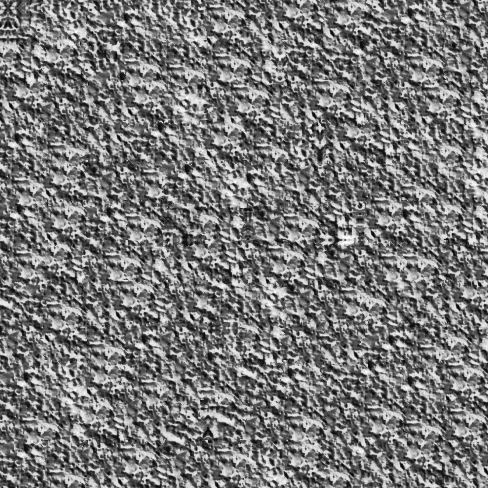
%> input picture srcImg/2.bmp, 488 x 488 px; its folder holds 2 pictures in this run
$ octave main.m   (GNU Octave 9; MATLAB toolbox functions it lacks are replaced by stand-ins)
%> lines starting %> are read from the running program, lines starting %| are printed output that depends on the picture
### main_recover.m
% ========================================================================
% USAGE: [position, kw, kh, pd] = main_recover(filename, imgnum)
% Recover Source Image
%
% Inputs
%       filename     -filename of the image
%       imgnum       -image No
%
% Outputs
%       position       -positions of source patches
%       kw           -width of kernel
%       kh           -height of kernel
%       pd           -depth of patch
%
% Hang Zhou, November 21, 2015
% ========================================================================

function [position, kw, kh, pd] = main_recover(filename, imgnum)
%> called with filename = '2.bmp', imgnum = 2

%% Read synthetic image S
origimg = imread(fullfile('srcImg', filename));
%> origimg is the input picture: size 488x488 uint8; min 0, max 255, mean 121.1
[tw, th] = size(origimg);
%> tw = 488; th = 488

%% Read source image A (to be compared with recovered A')
orig_img = imread(fullfile('origImg', filename));

%% find matched K_w, K_h and P_d
for ij = 1:4
    if(ij==1)
        pd = 8; kh = 32; kw = 32;
    elseif(ij==2)
        pd = 4; kh = 18; kw = 18;
    elseif(ij==3)
        pd = 12; kh = 16; kw = 16;
    elseif(ij==4)
        pd = 16; kh = 43; kw = 43;
    end

    ph = kh + 2*pd; pw = kw + 2*pd;
    tpw = floor((tw-pw)/(pw-pd) + 1);
    tph = floor((th-ph)/(ph-pd) + 1);
    tpn = tpw*tph; %index table number

    %acquire candidate patches
    tpnindx = 1;
    for i = 1:tph
        for j = 1:tpw
            candipatch{tpnindx, 1} = origimg((i-1)*(ph-pd)+1:i*(ph-pd)+pd, (j-1)*(pw-pd)+1:j*(pw-pd)+pd);
            candipatch{tpnindx, 2} = 0; %tag showing whether the patch is padded
            tpnindx = tpnindx + 1;
        end
    end

    %sort value and find appropriate positions
    sumnum = issrc(candipatch, pd, tpn);

    [~, position] = find(sumnum==max(max(sumnum)));
    for i = 1:8
        sumnum(i, position) = -1;
    end
    v_max(ij) = max(max(sumnum))/((pd*(ph-pd))^2);
end
%> this loop made 4 passes
%> position on passes 1 to 4: 1, 50, 80, 46
%> after the loop, candipatch = 968 items; kh = 43; kw = 43; pd = 16; v_max = [0.245 0.0201 0.00795 0.000642]

ij = find(v_max==max(v_max));
%> ij = 1

fid0 = fopen(fullfile('data', 'size.txt'), 'a');
fprintf(fid0, 'size: %d\r\n', ij);
fclose(fid0);

if(ij==1)
    pd = 8; kh = 32; kw = 32;
elseif(ij==2)
    pd = 4; kh = 18; kw = 18;
elseif(ij==3)
    pd = 12; kh = 16; kw = 16;
elseif(ij==4)
    pd = 16; kh = 43; kw = 43;
end

nh = 4; nw = 4;
sh = nh*kh; sw = nw*kw;
ph = kh + 2*pd; pw = kw + 2*pd;
tpw = floor((tw-pw)/(pw-pd) + 1);
%> tpw = 12
tph = floor((th-ph)/(ph-pd) + 1);
%> tph = 12
tpn = tpw*tph;%index table number
%> tpn = 144

%% Obtain candidate patches
tpnindx = 1;
for i = 1:tph
    for j = 1:tpw
        candipatch{tpnindx, 1} = origimg((i-1)*(ph-pd)+1:i*(ph-pd)+pd, (j-1)*(pw-pd)+1:j*(pw-pd)+pd);
        candipatch{tpnindx, 2} = 0; %tag showing whether the patch is padded
        tpnindx = tpnindx + 1;
    end
end
%> after the loop, tpnindx = 145

%% Sort values and find appropriate positions
sumnum = issrc(candipatch, pd, tpn);

[~, position] = find(sumnum==max(max(sumnum)));
%> position = 1
for i = 1:8
    sumnum(i, position) = -1;
end

%% Find appropriate position
candipatch{1, 2} = -1;
for i = 1:8
    [~, valsort{i, 1}] = sort(sumnum(i, :), 'descend');
    if(i<=4 && i~=2)
        sumnum(:, valsort{i, 1}(1)) = -1;
        position = [position valsort{i, 1}(1)];
    end
    if(i~=2)
        candipatch{valsort{i, 1}(1), 2} = -1;
    end
end
%> this loop made 8 passes
%> position on passes 1, 3, 4: [1 65], [1 65 44], [1 65 44 69]
%> after the loop, valsort = 8 items

%% Recover source image A'
spn = nh*nw;
srcimg = 0 - ones(nh*kh, nw*kw);

%pad 4 corners
srcimg(nh*kh-(ph-pd)+1:nh*kh, 1:kw+pd) ...
    = double(candipatch{valsort{1, 1}(1), 1}(1:ph-pd, pd+1:pw));%left bottom
srcimg(1:kh+pd, 1:kw+pd) ...
    = double(candipatch{1, 1}(pd+1:ph, pd+1:pw));%left upper
srcimg(1:kh+pd, nw*kw-(pw-pd)+1:nw*kw) ...
    = double(candipatch{valsort{3, 1}(1), 1}(pd+1:ph, 1:pw-pd));%right upper
srcimg(nh*kh-(ph-pd)+1:nh*kh, nw*kw-(pw-pd)+1:nw*kw) ...
    = double(candipatch{valsort{4, 1}(1), 1}(1:ph-pd, 1:pw-pd));%right down

%pad 4 sides
for i = 1:nh-2
    sp = genepatch(srcimg, pd, sh, sw, spn, nw, kh, kw);
    [srcimg, clrposi] = sidenum(srcimg, sp{nw*(i-1)+1, 1}, candipatch, valsort, nh-2, 5, pd, ph, pw, kh, kw, i+1);
    position = [position, clrposi]; candipatch{clrposi, 2} = -1;
    sp = genepatch(srcimg, pd, sh, sw, spn, nw, kh, kw);
    [srcimg, clrposi] = sidenum(srcimg, sp{nw*i, 1}, candipatch, valsort, nh-2, 7, pd, ph, pw, kh, kw, i+1);
    position = [position, clrposi]; candipatch{clrposi, 2} = -1;
end
%> this loop made 2 passes
%> position on passes 1 to 2: [1 65 44 69 126 29], [1 65 44 69 126 29 67 19]

for j = 1:nw-2
    sp = genepatch(srcimg, pd, sh, sw, spn, nw, kh, kw);
    [srcimg, clrposi] = sidenum(srcimg, sp{j, 1}, candipatch, valsort, nh-2, 6, pd, ph, pw, kh, kw, j+1);
    position = [position, clrposi]; candipatch{clrposi, 2} = -1;
    sp = genepatch(srcimg, pd, sh, sw, spn, nw, kh, kw);
    [srcimg, clrposi] = sidenum(srcimg, sp{(nh-1)*nw+j, 1}, candipatch, valsort, nh-2, 8, pd, ph, pw, kh, kw, j+1);
    position = [position, clrposi]; candipatch{clrposi, 2} = -1;
end
%> this loop made 2 passes
%> position on passes 1 to 2: [1 65 44 69 126 29 67 19 15 39], [1 65 44 69 126 29 67 19 15 39 102 98]
%> pass 1, in genepatch (call 6), `fliplr_img = fliplr(srcimg);`:
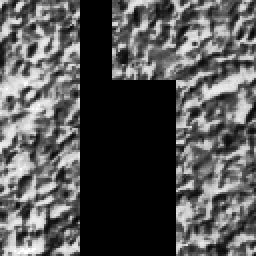
%> fliplr_img: size 128x128 double (shown 2 times larger); min -1, max 255, mean 84.5; mean of the top-left, top-right, bottom-left and bottom-right quarters 89.3, 100.9, 79.1, 68.6; drawn with min black and max white

%pad middle patches
sp = genepatch(srcimg, pd, sh, sw, spn, nw, kh, kw);
%> in genepatch (call 9), `flipud_img = flipud(srcimg);`:
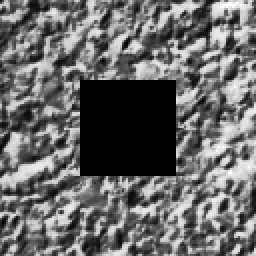
%> flipud_img: size 128x128 double (shown 2 times larger); min -1, max 255, mean 104.4; mean of the top-left, top-right, bottom-left and bottom-right quarters 97.8, 109.3, 100.9, 109.4; drawn with min black and max white
%> in genepatch (call 9), `tlcorn_img = rot90(srcimg(1:pd, 1:pd),2);`: tlcorn_img = [99 76 83 90 107 109 179 115; 92 75 75 75 55 56 116 95; 190 148 108 60 37 35 76 123; 212 212 192 84 31 28 54 140; 211 221 211 141 68 43 60 95; 194 203 179 160 76 29 35 76; 91 163 103 148 125 55 28 49; 75 160 183 211 211 149 76 48]
%> in genepatch (call 9), `trcorn_img = rot90(srcimg(1:pd, sw-pd+1:sw),2);`: trcorn_img = [69 49 61 76 116 76 70 76; 44 34 71 103 140 96 75 76; 65 21 43 86 109 89 92 141; 103 21 29 53 87 76 75 160; 203 29 21 43 69 61 31 76; 222 84 34 60 60 44 21 28; 227 189 111 137 90 75 28 21; 209 200 197 189 125 92 56 29]
%> in genepatch (call 9), `llcorn_img = rot90(srcimg(sh-pd+1:sh, 1:pd),2);`: llcorn_img = [87 92 86 140 187 169 71 21; 108 98 86 163 192 200 140 70; 75 71 61 183 203 205 190 203; 61 62 69 169 189 108 107 209; 61 60 75 149 133 61 49 140; 78 44 61 109 96 44 27 48; 160 87 83 76 87 71 37 28; 200 183 194 133 115 123 103 76]
%> in genepatch (call 9), `lrcorn_img = rot90(srcimg(sh-pd+1:sh, sw-pd+1:sw),2);`: lrcorn_img = [70 160 222 203 149 148 209 227; 55 78 190 212 115 133 211 231; 84 83 189 222 212 227 231 255; 72 160 211 221 222 231 234 231; 43 99 160 190 205 231 227 231; 35 88 99 140 192 212 212 205; 37 72 107 123 183 209 212 205; 87 69 99 148 187 211 212 212]
%> in genepatch (call 9), `exp_img(pd+1: pd+sh, 1:pd) = fliplr_img(1:sh, sw-pd+1:sw);`: exp_img: size 136x136 double; min -1, max 255, mean 98.5
%> in genepatch (call 9), `exp_img(1:pd, pd+1: pd+sw) = flipud_img(sh-pd+1:sh, 1:sw);`: exp_img: size 136x144 double; min -1, max 255, mean 105.8
%> in genepatch (call 9), `exp_img(1:pd, 1:pd) = tlcorn_img;`: exp_img: size 144x144 double; min -1, max 255, mean 106.4
%> in genepatch (call 9), `exp_img(1:pd, pd+sw+1:pd*2+sw) = trcorn_img;`: exp_img: size 144x144 double; min -1, max 255, mean 106.6
%> in genepatch (call 9), `exp_img(pd+sh+1:pd*2+sh, 1:pd) = llcorn_img;`: exp_img: size 144x144 double; min -1, max 255, mean 107
%> in genepatch (call 9), `exp_img(pd+sh+1:pd*2+sh, sw+pd+1:sw+2*pd) = lrcorn_img;`:
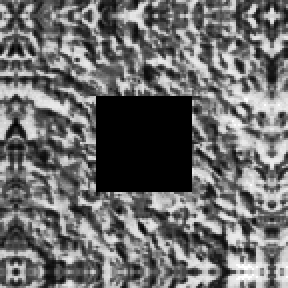
%> exp_img: size 144x144 double (shown 2 times larger); min -1, max 255, mean 107.5; drawn with min black and max white
%> after the loop in genepatch (call 9), `for i = 1:spn`: sp = 16 items
padposi = 6;
indx = getcandidate(sp{padposi, 1}, candipatch, tpn);
%> in getcandidate, `[h, w] = size(srcimg);`: h = 48
%> in getcandidate, `[~, posi] = sort(num, 'descend');`:
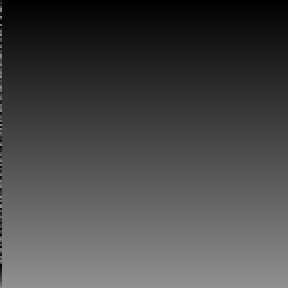
%> posi: size 144x144 double (shown 2 times larger); min 1, max 144, mean 72.5
%> in getcandidate, `indx = posi(1);`: indx = 21
%> indx = 21
position = [position, indx];
%> position = [1 65 44 69 126 29 67 19 15 39 102 98 21]
srcimg(1*kh+1:2*kh+pd, 1*kw+1:2*kw+pd) = double(candipatch{indx, 1}(pd+1:ph, pd+1:pw));
%> srcimg: size 128x128 double; min -1, max 255, mean 111.8
candipatch{indx, 2} = -1;

sp = genepatch(srcimg, pd, sh, sw, spn, nw, kh, kw);
%> in genepatch (call 10), `exp_img(pd+1: pd+sh, 1:pd) = fliplr_img(1:sh, sw-pd+1:sw);`: exp_img: size 136x136 double; min -1, max 255, mean 105.1
%> in genepatch (call 10), `exp_img(1:pd, pd+1: pd+sw) = flipud_img(sh-pd+1:sh, 1:sw);`: exp_img: size 136x144 double; min -1, max 255, mean 112
%> in genepatch (call 10), `exp_img(1:pd, 1:pd) = tlcorn_img;`: exp_img: size 144x144 double; min -1, max 255, mean 112.2
%> in genepatch (call 10), `exp_img(1:pd, pd+sw+1:pd*2+sw) = trcorn_img;`: exp_img: size 144x144 double; min -1, max 255, mean 112.5
%> in genepatch (call 10), `exp_img(pd+sh+1:pd*2+sh, 1:pd) = llcorn_img;`: exp_img: size 144x144 double; min -1, max 255, mean 112.8
%> in genepatch (call 10), `exp_img(pd+sh+1:pd*2+sh, sw+pd+1:sw+2*pd) = lrcorn_img;`: exp_img: size 144x144 double; min -1, max 255, mean 113.4
padposi = 10;
indx = getcandidate(sp{padposi, 1}, candipatch, tpn);
%> call 2 of getcandidate, with tpn = 144
%> after the loop in getcandidate (call 2), `for i = 1:tpn`:
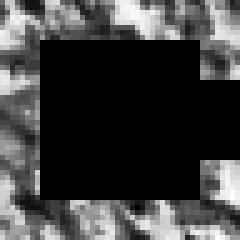
%> srcimg2: size 48x48 double (shown 5 times larger); min -1, max 234, mean 57.2; drawn with min black and max white
%> in getcandidate (call 2), `indx = posi(1);`: indx = 104
%> indx = 104
position = [position, indx];
%> position = [1 65 44 69 126 29 67 19 15 39 102 98 21 104]
srcimg(2*kh+1:3*kh, 1*kw+1:2*kw+pd) = double(candipatch{indx, 1}(pd+1:ph-pd, pd+1:pw));
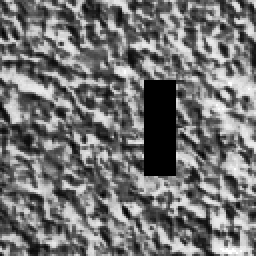
%> srcimg: size 128x128 double (shown 2 times larger); min -1, max 255, mean 114.6; drawn with min black and max white
candipatch{indx, 2} = -1;

sp = genepatch(srcimg, pd, sh, sw, spn, nw, kh, kw);
%> in genepatch (call 11), `exp_img(pd+1: pd+sh, pd+1:pd+sw) = srcimg;`:
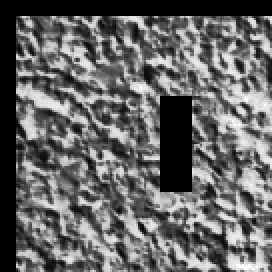
%> exp_img: size 136x136 double (shown 2 times larger); min -1, max 255, mean 101.5; drawn with min black and max white
padposi = 7;
indx = getcandidate(sp{padposi, 1}, candipatch, tpn);
%> indx = 118
position = [position, indx];
%> position = [1 65 44 69 126 29 67 19 15 39 102 98 21 104 118]
srcimg(1*kh+1:2*kh+pd, 2*kw+1:3*kw) = double(candipatch{indx, 1}(pd+1:ph, pd+1:pw-pd));
candipatch{indx, 2} = -1;

sp = genepatch(srcimg, pd, sh, sw, spn, nw, kh, kw);
padposi = 11;
indx = getcandidate(sp{padposi, 1}, candipatch, tpn);
%> indx = 128
position = [position, indx];
%> position = [1 65 44 69 126 29 67 19 15 39 102 98 21 104 118 128]
srcimg(2*kh+1:3*kh, 2*kw+1:3*kw) = double(candipatch{indx, 1}(pd+1:ph-pd, pd+1:pw-pd));
candipatch{indx, 2} = -1;

%% Verify the sameness of A and A'
[ir, ic] = size(srcimg);
%> ir = 128; ic = 128
imwrite(uint8(srcimg), fullfile('rcvImg', filename), 'bmp');

%> the run ends on the next line
mse = sum(sum((srcimg - double(orig_img)).^2))/(ir*ic);
PSNR = 10*log10(255*255/mse);
fprintf('PSNR: %d\n', PSNR);

if(PSNR~=Inf)
    fid = fopen(fullfile('data', 'error.txt'), 'a');
    fprintf(fid, 'image#: %d', imgnum);
    fprintf(fid, '  PSNR is not Inf.\r\n');
    fclose(fid);
end

end

### functions/issrc.m
function sumnum = issrc(candipatch, pd, tpnindx)
%discriminate the truth of source kernel
%and tell the rough position

[ph, pw] = size(candipatch{1, 1});

%lower left corner:1
%top left corner:2
%top right corner:3
%lower right corner:4
%left:5
%up:6
%right:7
%down:8
% xx = [1 2 3 4 5 6 7 8];
% yy = 0.6395*xx + 0.4490;

sumnum = zeros(8, tpnindx);
for i = 1:8
    for j = 1:tpnindx
        sumnum(i, j) = similnum(candipatch{j, 1}, i, pd, ph, pw);
    end
end

end


% [78 lines left out: function similnum, not called in this run]

### functions/genepatch.m
function [sp, exp_img] = genepatch(srcimg, pd, sh, sw, spn, nw, kh, kw)

fliplr_img = fliplr(srcimg);%flip left & right
flipud_img = flipud(srcimg);%flip up & down
tlcorn_img = rot90(srcimg(1:pd, 1:pd),2);%top left corner
trcorn_img = rot90(srcimg(1:pd, sw-pd+1:sw),2);%top right corner
llcorn_img = rot90(srcimg(sh-pd+1:sh, 1:pd),2);%lower left corner
lrcorn_img = rot90(srcimg(sh-pd+1:sh, sw-pd+1:sw),2);%lower right corner
exp_img(pd+1: pd+sh, pd+1:pd+sw) = srcimg;%middle
exp_img(pd+1: pd+sh, 1:pd) = fliplr_img(1:sh, sw-pd+1:sw);%left
exp_img(pd+1: pd+sh, sw+pd+1:sw+2*pd) = fliplr_img(1:sh, 1:pd);%right
exp_img(1:pd, pd+1: pd+sw) = flipud_img(sh-pd+1:sh, 1:sw);%up
exp_img(sh+pd+1:sh+2*pd, pd+1: pd+sw) = flipud_img(1:pd, 1:sw);%down
exp_img(1:pd, 1:pd) = tlcorn_img;%top left corner
exp_img(1:pd, pd+sw+1:pd*2+sw) = trcorn_img;%top right corner
exp_img(pd+sh+1:pd*2+sh, 1:pd) = llcorn_img;%lower left corner
exp_img(pd+sh+1:pd*2+sh, sw+pd+1:sw+2*pd) = lrcorn_img;%lower right corner
% figure(2)
% imshow(exp_img)

%acquire kernel block(kb) & source patch(sp)
for i = 1:spn
    rtemp = floor(i/nw); ctemp = mod(i, nw);
    if(ctemp==0)
        ctemp = nw; rtemp = rtemp - 1;
    end
    sp{i, 1} = exp_img(rtemp*kh+1:(rtemp+1)*kh+2*pd, (ctemp-1)*kw+1:ctemp*kw+2*pd);
%     sp{i, 1} = exp_img(rtemp*(kh+pd)+1:(rtemp+1)*(kh+pd)+pd, (ctemp-1)*(kw+pd)+1, ctemp*(kh+pd)+pd);
end


end

### functions/sidenum.m
function [srcimg, clrposi] = sidenum(srcimg, srcpatch, candipatch, valsort, iter, tag, pd, ph, pw, kh, kw, posi)
%compute side overlapping pixels number and return the
%recovered image

%tag
%5:left  6:up  7:right  8:down

for i = 1:iter
    if(tag==5 || tag==7)%left
        temp1 = srcpatch(ph-pd+1:ph, 1:pw);
        temp = double(candipatch{valsort{tag, 1}(i), 1});
        temp2 = temp(pd+1:2*pd, 1:pw);
        val(i) = sum(sum(temp1-temp2==0));
        temp3 = srcpatch(ph-2*pd+1:ph-pd, 1:pw);
        temp4 = temp(1:pd, 1:pw);
        val(i) = val(i) + sum(sum(temp3-temp4==0));
    elseif(tag==6 || tag==8)
        temp1 = srcpatch(1:ph, pw-pd+1:pw);
        temp = double(candipatch{valsort{tag, 1}(i), 1});
        temp2 = temp(1:ph, pd+1:2*pd);
        val(i) = sum(sum(temp1-temp2==0));
        temp3 = srcpatch(1:ph, pw-2*pd+1:pw-pd);
        temp4 = temp(1:ph, 1:pd);
        val(i) = val(i) + sum(sum(temp3-temp4==0));
    end
end

[~, maxval] = sort(val, 'descend');
if(tag==5)
    if(posi==iter+1)
        srcimg((posi-1)*kh+1:posi*kh, 1:kw+pd) = ...
            double(candipatch{valsort{tag, 1}(maxval(1)), 1}(pd+1:ph-pd, pd+1:pw));
    else
        srcimg((posi-1)*kh+1:posi*kh+pd, 1:kw+pd) = ...
            double(candipatch{valsort{tag, 1}(maxval(1)), 1}(pd+1:ph, pd+1:pw));
    end
elseif(tag==6)
    if(posi==iter+1)
        srcimg(1:kh+pd, (posi-1)*kw+1:posi*kw) = ...
            double(candipatch{valsort{tag, 1}(maxval(1)), 1}(pd+1:ph, pd+1:pw-pd));
    else
        srcimg(1:kh+pd, (posi-1)*kw+1:posi*kw+pd) = ...
            double(candipatch{valsort{tag, 1}(maxval(1)), 1}(pd+1:ph, pd+1:pw));
    end
elseif(tag==7)
    if(posi==iter+1)
        srcimg((posi-1)*kh+1:posi*kh, (iter+1)*kw-pd+1:(iter+2)*kw) = ...
            double(candipatch{valsort{tag, 1}(maxval(1)), 1}(pd+1:ph-pd, 1:pw-pd));
    else
        srcimg((posi-1)*kh+1:posi*kh+pd, (iter+1)*kw-pd+1:(iter+2)*kw) = ...
            double(candipatch{valsort{tag, 1}(maxval(1)), 1}(pd+1:ph, 1:pw-pd));
    end
elseif(tag==8)
    if(posi==iter+1)
        srcimg((iter+1)*kh-pd+1:(iter+2)*kh, (posi-1)*kw+1:posi*kw) = ...
            double(candipatch{valsort{tag, 1}(maxval(1)), 1}(1:ph-pd, pd+1:pw-pd));
    else
        srcimg((iter+1)*kh-pd+1:(iter+2)*kh, (posi-1)*kw+1:posi*kw+pd) = ...
            double(candipatch{valsort{tag, 1}(maxval(1)), 1}(1:ph-pd, pd+1:pw));
    end
end

clrposi = valsort{tag, 1}(maxval(1));


end

### functions/getcandidate.m
function indx = getcandidate(srcimg, candipatch, tpn)

[h, w] = size(srcimg);

num = zeros(tpn);
for i = 1:tpn
    for len = 1:8
        srcimg2 = srcimg;
        srcimg2(len+1: h-len, len+1:w-len) = 0 - ones(h-2*len, w-2*len);
        patch = double(candipatch{i, 1});
        tag = candipatch{i, 2};
        if(tag==0)
            num(i) = num(i) + sum(sum(srcimg2-patch==0))*(8 - len);
        else
            num(i) = -1;
        end
    end

end

[~, posi] = sort(num, 'descend');
indx = posi(1);

end

### singlesynth.m
% ========================================================================
% USAGE: singlesynth(imgnum)
% Image synthesis
%
% Inputs
%       imgnum       -image No
%
% Outputs
%
% Hang Zhou, November 24, 2015
% ========================================================================

function singlesynth(imgnum)

filename = [num2str(imgnum), '.bmp'];

%% Print image path and image name
full_file = fullfile('srcImg\', filename);
fprintf('Read synthetic image: %s\n', full_file);

%% Recover source image
[position, kw, kh, pd] = main_recover(filename, imgnum);
fprintf('Source image is recovered. \n');

%% Extract message
main_bpp(filename, imgnum, position, kw, kh, pd);
fprintf('Message is extracted. \n');

end

### main.m
% =========================================================================
% An example code for the algorithm proposed in
%
%   Hang Zhou, Kejiang Chen, Weiming Zhang and Nenghai Yu.
%   "Comments on "Steganography Using Reversible Texture Synthesis"", TIP 2017.
%
%
% Written by Hang Zhou @ EEIS USTC
% November, 2015.
% =========================================================================

clear; clc; close all;
addpath(genpath(pwd));

fprintf('Conduct texture image recovery and message extraction:\n');

%% Single image
singlesynth(2);
